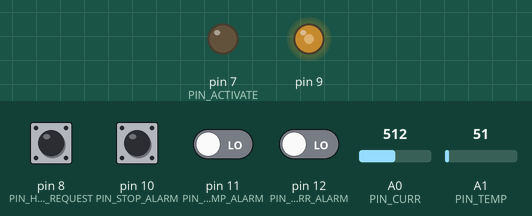
This sketch was run on a simulated Arduino Uno, built with avr-gcc and run on an emulated ATmega328P. Parts: output pins drawn as LEDs (lit = HIGH). Inputs (shaded band) come from the test bench; at power-on: pin 8 (PIN_HEAT_REQUEST) HIGH, pin 10 (PIN_STOP_ALARM), pin 11 (PIN_TEMP_ALARM), pin 12 (PIN_CURR_ALARM) LOW, A0 (PIN_CURR) = 512, A1 (PIN_TEMP) = 51. What the sketch prints to the serial monitor is not drawn.

Above: at 0.1 s.
Timing chart, 0 to 1.6 s (numbered marks = the images above):
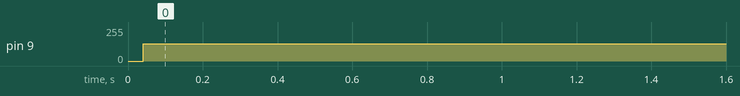

Measured:
- by itself, pin 9: 0/255 → 128/255 at 0.04 s

The sketch:

arduino_code.ino
```cpp
#include "definitions.h"

#define PIN_CURR A0
#define PIN_CURR_ALARM 12
#define PIN_TEMP_ALARM 11
#define PIN_TEMP A1
#define PIN_STOP_ALARM 10
#define PIN_ACTIVATE 7
#define PIN_HEAT_REQUEST 8

const unsigned int current_threshold=350;

unsigned long msLastOvercurrent=0;

const unsigned long backoffDurationMs=15*1000;

unsigned long nextPrintMs = 0;

int isActive=LOW;
//Square wave on pin 9


#define FOUR_SEC    4000

unsigned long current_time = 0;
unsigned long time_elapsed = 0;
float fmodded_value = 0;
uint16_t j_OCR = 200;

float frequency_khz = 35.0;

void update_timer(uint16_t ocr_val_new){


  if (ocr_val_new<160){
    ocr_val_new=160;
  }

  TCCR1B &= ~(1<<CS10 ); //pause (1x prescaler)

  OCR1A = ocr_val_new;
  if ( TCNT1 >= ocr_val_new){
      TCNT1 = ocr_val_new-1;
  }
  TCCR1B |= (1<<CS10 ); //resume (1x prescaler)

  Serial.print("Updating frequency, New OCR: ");
  Serial.println(ocr_val_new);
  Serial.print("\n");
  return;
}

void setup_TCC()
{
  noInterrupts();
  TCCR1A = ( 1<<COM1A0 );
  TCCR1B = (1<<WGM12 | 1<<CS10 ); //CTC | Timer1 Register, CS10 (Noprescaler clk/1)
  update_timer(j_OCR);
  interrupts();
}

void setup() {

  pinMode(PIN_CURR_ALARM,INPUT);
  pinMode(PIN_TEMP_ALARM,INPUT);
  pinMode(PIN_STOP_ALARM,INPUT);
  pinMode(PIN_ACTIVATE,OUTPUT);
  pinMode(PIN_HEAT_REQUEST, INPUT);

  pinMode(9,OUTPUT);
  Serial.begin(115200);
  setup_TCC();

  setFrequencyKHz(frequency_khz);
}

void setFrequencyKHz(float value){
    if(value != 0){
      fmodded_value = fmod(value, 80);
      j_OCR = 16000/(2*(fmodded_value)) - 1;
      update_timer(j_OCR);
    }
}


coordinate2d_t coord_array[] =
   {
   {53.32, 120},
   {60.66, 115},
   {69.15, 110},
   {79.00, 105},
   {90.45, 100},
   {103.8 , 95},
   {119.4, 90},
   {137.7 , 85},
   {159.3, 80},
   {184.7, 75},
   {214.9, 70},
   {250.8, 65},
   {293.7, 60},
   {345.2, 55},
   {407.4, 50},
   {482.7, 45},
   {574.6, 40},
   {687.3, 35},
   {826.6, 30},
   {1000, 25},
   {1217, 20},
   {1491, 15},
   {1838, 10},
   {2282, 5},
   {2854, 0},
    };

//Takes coordinate_array, certain x and size of coord_array
float interpolate(coordinate2d_t *coord_array, int n, float x) {
    float x_diff = 0;
    float consec_diff = 0;

    for(int i = 0; i < n-1; i++) { //loops through array
        //checks if requested x val is between 2 cosecutive values
        if (coord_array[i].x <= x && coord_array[i+1].x >= x ) {
            x_diff = x - coord_array[i].x;
            consec_diff = coord_array[i+1].x - coord_array[i].x;
            //returns lowerbound + linear interpolation
            return coord_array[i].y + (coord_array[i+1].y - coord_array[i].y) * x_diff/consec_diff;
        }
    }

    return -1; //neg for illegal interpolation
}


void printTemp(){

    float q = ((float) analogRead(PIN_TEMP)) / 1024.0f;

    float r = 330;

    float n = (q*r)/(1.0f-q);

    float tmp = interpolate(coord_array, sizeof(coord_array)/sizeof(coordinate2d_t), n);


    Serial.print("temp:");
    Serial.println(tmp);


}


void printInfo(){
  Serial.print("current:");
  Serial.println(analogRead(PIN_CURR));


  Serial.print("current_alarm:");
  Serial.println(digitalRead(PIN_CURR_ALARM));

  printTemp();

  Serial.print("temp_alarm:");
  Serial.println(digitalRead(PIN_TEMP_ALARM));


  Serial.print("manual_alarm:");
  Serial.println(digitalRead(PIN_STOP_ALARM));


  Serial.print("heat_request:");
  Serial.println(digitalRead(PIN_HEAT_REQUEST));


  Serial.print("is_active:");
  Serial.println(isActive);


}

void loop() {

  unsigned long currentMs = millis();

  if(nextPrintMs < currentMs ) {
    printInfo();
    nextPrintMs = currentMs+500;
  }


  if(!digitalRead(PIN_HEAT_REQUEST)){
    digitalWrite(PIN_ACTIVATE, LOW);
  } else {

    unsigned int current_sense = analogRead(PIN_CURR);


    if(msLastOvercurrent==0 || currentMs>(msLastOvercurrent + backoffDurationMs)) {
        isActive = HIGH;
    }

    if (current_sense>=current_threshold){
        isActive = LOW;
        msLastOvercurrent = currentMs;
    }

    digitalWrite(PIN_ACTIVATE, isActive);

  }
}
```

definitions.h
```cpp
typedef struct coordinate2d_t {float x; float y;} ;
```
